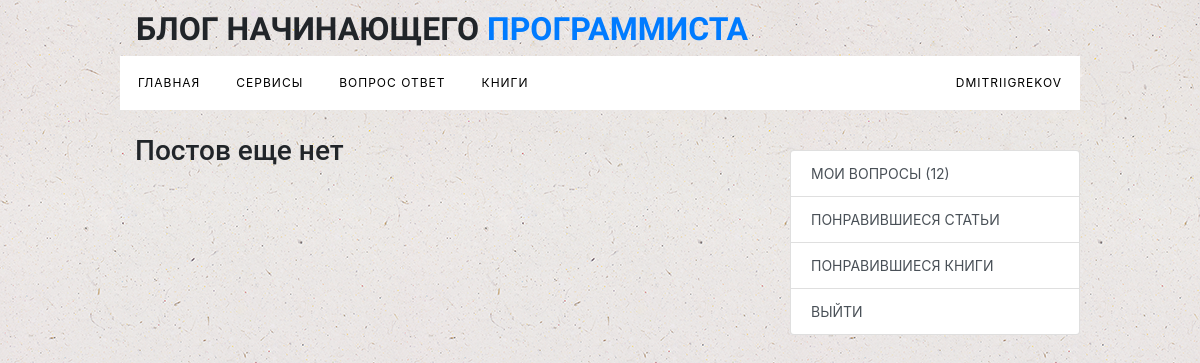
The app's page /accounts/favourite_articles/ (signed in), older data.
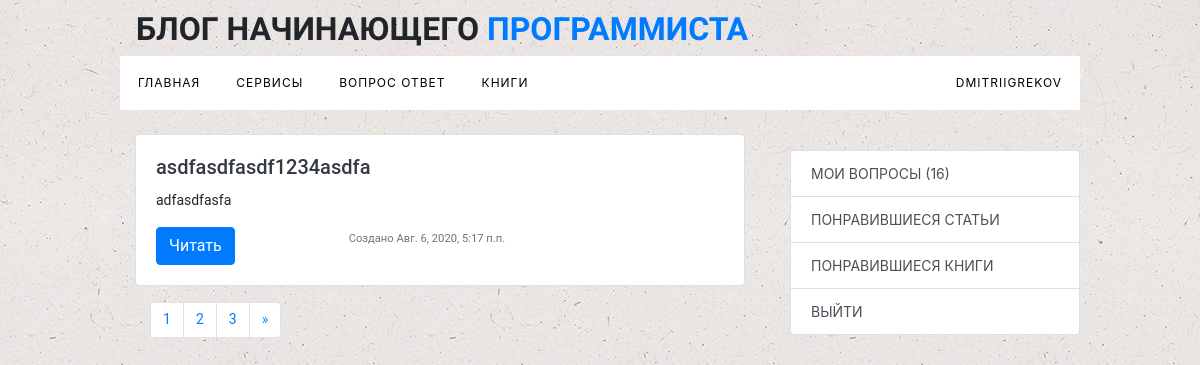
The same page, newer data.
### blog/models.py (models this page shows, shortened)
class Article(models.Model):
    STATUS_CHOICE = (
            ('draft',"Draft"),
            ('publish',"Publish")
            )
    author = models.ForeignKey(User,on_delete = models.CASCADE,related_name = 'blog_posts')
    meta_description = models.CharField(max_length=250,verbose_name='Мета описание')
    meta_keyword = models.CharField(max_length = 250,verbose_name='Ключевые слова (ключ 1, ключ 2, ключ 3…)')
    category = models.ForeignKey(Category,on_delete = models.CASCADE)
    title = models.CharField(max_length=250)
    slug = models.SlugField(max_length = 250,unique = True)
    body = models.TextField()
    publish = models.DateTimeField(default = timezone.now)
    create = models.DateTimeField(auto_now_add = True)
    update = models.DateTimeField(auto_now = True)
    status = models.CharField(max_length = 10,choices = STATUS_CHOICE,default = 'draft')
    image = models.ImageField()
    users_like = models.ManyToManyField(settings.AUTH_USER_MODEL,related_name='articles_like',blank=True)
    class Meta:
        ordering = ('-publish',)
        verbose_name = 'Статья'
        verbose_name_plural = 'Статьи'
    def get_absolute_url(self):
        return reverse('blog:post_detail',  args = [self.publish.year,self.publish.month,self.publish.day,self.slug])

### accounts/views.py (the view)
# urls.py: path('favourite_articles/',views.favourite_articles,name='favourite_articles'),
def favourite_articles(request):
    if request.user.is_authenticated:
        favourite_article=request.user.articles_like.all()
        favourite_service_article=request.user.service_like.all()
        favourite_articles= list(chain(favourite_article, favourite_service_article))
        paginator = Paginator(favourite_articles,1)
        page = request.GET.get('page')
        try:
            favourite_articles= paginator.page(page)
        except PageNotAnInteger:
            favourite_articles= paginator.page(1)
        except EmptyPage:
            favourite_articles= paginator.page(paginator.num_pages)
        return render(request,'register/favourite_articles.html',{'favourite_articles':favourite_articles})

### context_processors/main_menu.py (called while the page is built)
def main(request):
    services =  ServiceModel.objects.all()
    if request.user.is_authenticated:
        user_question =request.user.questions.all()
        return {'services':services,'user_question':user_question}
    return {'services':services}

### services/models.py (called while the page is built)
    def get_absolute_url(self):
        return reverse('service:services',  args = [self.slug])

### accounts/templates/register/favourite_articles.html (shortened to what this page needs)
{% extends 'blog/base.html'%}
{% block content %}
<div class="row">
			<div class="col-lg-8 main-content">
                <div class='container-fluid'>
                <ul>
                    {% if favourite_articles %}
                    {% for favourite in favourite_articles%}
                <li class='main-item mb-3'>
						<div class="card mb-3">
                         <div class="row">
                           <div class="col-md-8">
                             <div class="card-body">
                                 <a href="{{favourite.get_absolute_url}}" class='text-dark item-url'><h5 class="card-title mb-0">{{favourite.title}}</h5></a>
                                 <p class="card-text">{{favourite.body|truncatechars:60}}</p>
                               <div class="row">
                               	<div class="col-lg-6">
                                    <a class='btn btn-primary' href="{{favourite.get_absolute_url}}" style='text-decoration: none;color:#fff;'>Читать</a>
                               	</div>
                               	<div class="col-lg-6">
                                    <p class="card-text"><small class="text-muted">Создано {{favourite.publish}}</small></p>
                               	</div>
                               </div>
                             </div>
                           </div>
                         </div>
                       </div>
					</li>
                    {%endfor%}
                </ul>
        {% include 'blog/pagination.html' with page=favourite_articles%} {% else%}
                <h3 class='card-text'>Постов еще нет</h3>
{% endif %}
            			</div>
                </div>
			<div class="col-lg-4 mb-3 main-sidebar">
								<div class="list-group sticky-top mt-3">
          <a class = 'list-group-item list-group-item-action'href="{% url 'accounts:my_questions'%}">Мои вопросы {% with user_question.count as questions%} ({{questions}}){% endwith%} </a>
          <a class = 'list-group-item list-group-item-action'href="{% url 'accounts:favourite_articles'%}">Понравившиеся статьи</a>
          <a class = 'list-group-item list-group-item-action'href="{% url 'accounts:favourite_books'%}">Понравившиеся книги</a>
          <a class = 'list-group-item list-group-item-action'href="{% url 'logout'%}">Выйти</a>
                </div>
			</div>
		</div>
        {% endblock%}

Row changes from the older to the newer data that the page shows:
now on this page (row edited): Article: title "asdfasdfasdf1234asdfa", body "adfasdfasfa", publish "Авг. 6, 2020, 5:17 п.п."
Text that changed along with them:
{{ questions }}: "12" → "16"
new list line: "1"
new list line: "2"
new list line: "3"
text no longer shown: "Постов еще нет"
